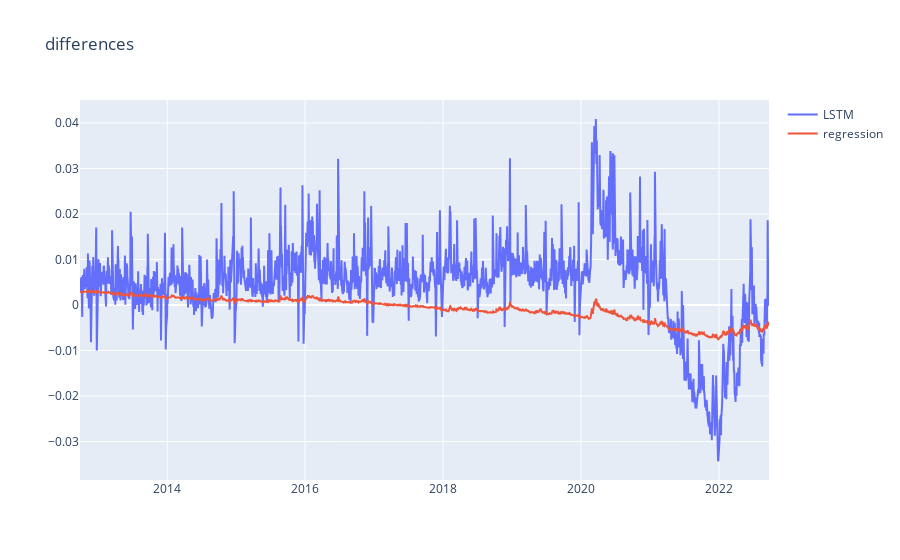

Write notebook code for a chart like this one.
### Code cell
interactive_plot(diff, "differences")

### Figure 1 — Plotly figure (JSON) as saved in the notebook; plotly's stock layout.template omitted (floating-point values rounded to 4 significant figures; data arrays with more than 128 entries replaced by an {"elided": "..."} marker saying what was removed)
{"data": [{"name": "LSTM", "type": "scatter", "x": {"elided": "2515 str values"}, "y": {"elided": "2515 float values"}}, {"name": "regression", "type": "scatter", "x": {"elided": "2515 str values"}, "y": {"elided": "2515 float values"}}], "layout": {"legend": {"tracegroupgap": 0}, "title": {"text": "differences"}, "xaxis": {"anchor": "y", "domain": [0, 1]}, "yaxis": {"anchor": "x", "domain": [0, 1]}}}
